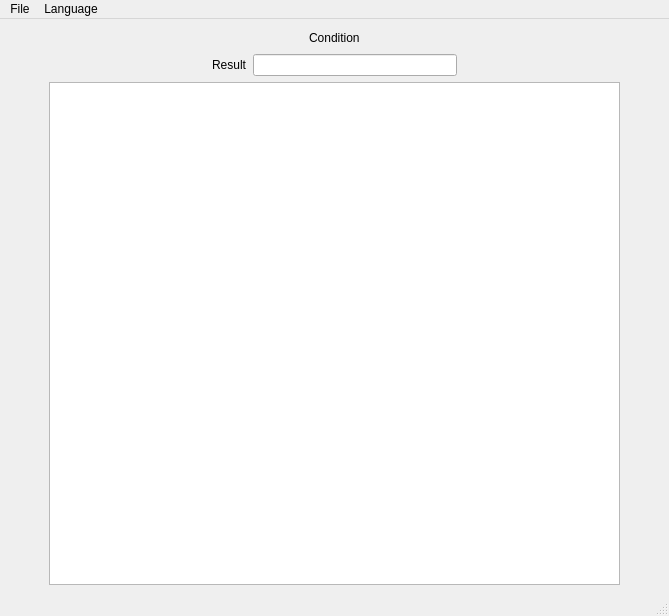
<?xml version="1.0" encoding="UTF-8"?>
<ui version="4.0">
 <class>MainWindow</class>
 <widget class="QMainWindow" name="MainWindow">
  <property name="geometry">
   <rect>
    <x>0</x>
    <y>0</y>
    <width>669</width>
    <height>616</height>
   </rect>
  </property>
  <property name="windowTitle">
   <string>MainWindow</string>
  </property>
  <widget class="QWidget" name="centralwidget">
   <layout class="QVBoxLayout" name="verticalLayout_2">
    <item>
     <layout class="QVBoxLayout" name="verticalLayout">
      <item>
       <layout class="QHBoxLayout" name="horizontalLayout_7">
        <item>
         <spacer name="horizontalSpacer_13">
          <property name="orientation">
           <enum>Qt::Horizontal</enum>
          </property>
          <property name="sizeHint" stdset="0">
           <size>
            <width>40</width>
            <height>20</height>
           </size>
          </property>
         </spacer>
        </item>
        <item>
         <widget class="QLabel" name="conditiontable">
          <property name="text">
           <string>Condition</string>
          </property>
         </widget>
        </item>
        <item>
         <spacer name="horizontalSpacer_14">
          <property name="orientation">
           <enum>Qt::Horizontal</enum>
          </property>
          <property name="sizeHint" stdset="0">
           <size>
            <width>40</width>
            <height>20</height>
           </size>
          </property>
         </spacer>
        </item>
       </layout>
      </item>
      <item>
       <layout class="QHBoxLayout" name="horizontalLayout_6">
        <item>
         <spacer name="horizontalSpacer_11">
          <property name="orientation">
           <enum>Qt::Horizontal</enum>
          </property>
          <property name="sizeHint" stdset="0">
           <size>
            <width>40</width>
            <height>20</height>
           </size>
          </property>
         </spacer>
        </item>
        <item>
         <widget class="QLabel" name="resulttable">
          <property name="text">
           <string>Result</string>
          </property>
         </widget>
        </item>
        <item>
         <widget class="QLineEdit" name="resultlineEdit"/>
        </item>
        <item>
         <spacer name="horizontalSpacer_12">
          <property name="orientation">
           <enum>Qt::Horizontal</enum>
          </property>
          <property name="sizeHint" stdset="0">
           <size>
            <width>40</width>
            <height>20</height>
           </size>
          </property>
         </spacer>
        </item>
       </layout>
      </item>
      <item>
       <layout class="QHBoxLayout" name="horizontalLayout_4">
        <item>
         <spacer name="horizontalSpacer_9">
          <property name="orientation">
           <enum>Qt::Horizontal</enum>
          </property>
          <property name="sizeType">
           <enum>QSizePolicy::Minimum</enum>
          </property>
          <property name="sizeHint" stdset="0">
           <size>
            <width>40</width>
            <height>20</height>
           </size>
          </property>
         </spacer>
        </item>
        <item>
         <widget class="QTableWidget" name="resulttableWidget">
          <property name="sizeAdjustPolicy">
           <enum>QAbstractScrollArea::AdjustIgnored</enum>
          </property>
          <property name="columnCount">
           <number>0</number>
          </property>
         </widget>
        </item>
        <item>
         <spacer name="horizontalSpacer_10">
          <property name="orientation">
           <enum>Qt::Horizontal</enum>
          </property>
          <property name="sizeType">
           <enum>QSizePolicy::Minimum</enum>
          </property>
          <property name="sizeHint" stdset="0">
           <size>
            <width>40</width>
            <height>20</height>
           </size>
          </property>
         </spacer>
        </item>
       </layout>
      </item>
     </layout>
    </item>
   </layout>
  </widget>
  <widget class="QMenuBar" name="menubar">
   <property name="geometry">
    <rect>
     <x>0</x>
     <y>0</y>
     <width>669</width>
     <height>25</height>
    </rect>
   </property>
   <widget class="QMenu" name="menuFile">
    <property name="title">
     <string>File</string>
    </property>
    <addaction name="actionExit"/>
   </widget>
   <widget class="QMenu" name="menuLanguage">
    <property name="title">
     <string>Language</string>
    </property>
    <addaction name="actionEnglish"/>
    <addaction name="actionChinese"/>
   </widget>
   <addaction name="menuFile"/>
   <addaction name="menuLanguage"/>
  </widget>
  <widget class="QStatusBar" name="statusbar"/>
  <action name="actionExit">
   <property name="text">
    <string>Exit</string>
   </property>
  </action>
  <action name="actionEnglish">
   <property name="text">
    <string>English</string>
   </property>
  </action>
  <action name="actionChinese">
   <property name="text">
    <string>Chinese</string>
   </property>
  </action>
 </widget>
 <resources/>
 <connections/>
</ui>
